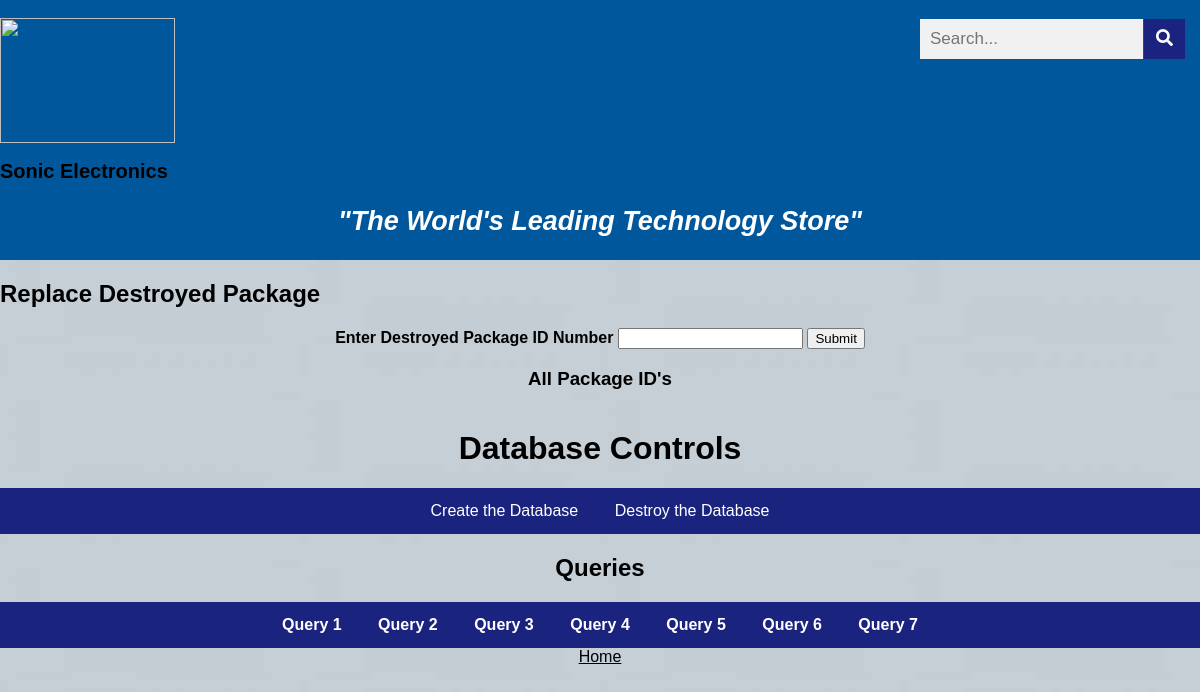
Page /queryOne.php on the earlier database version.
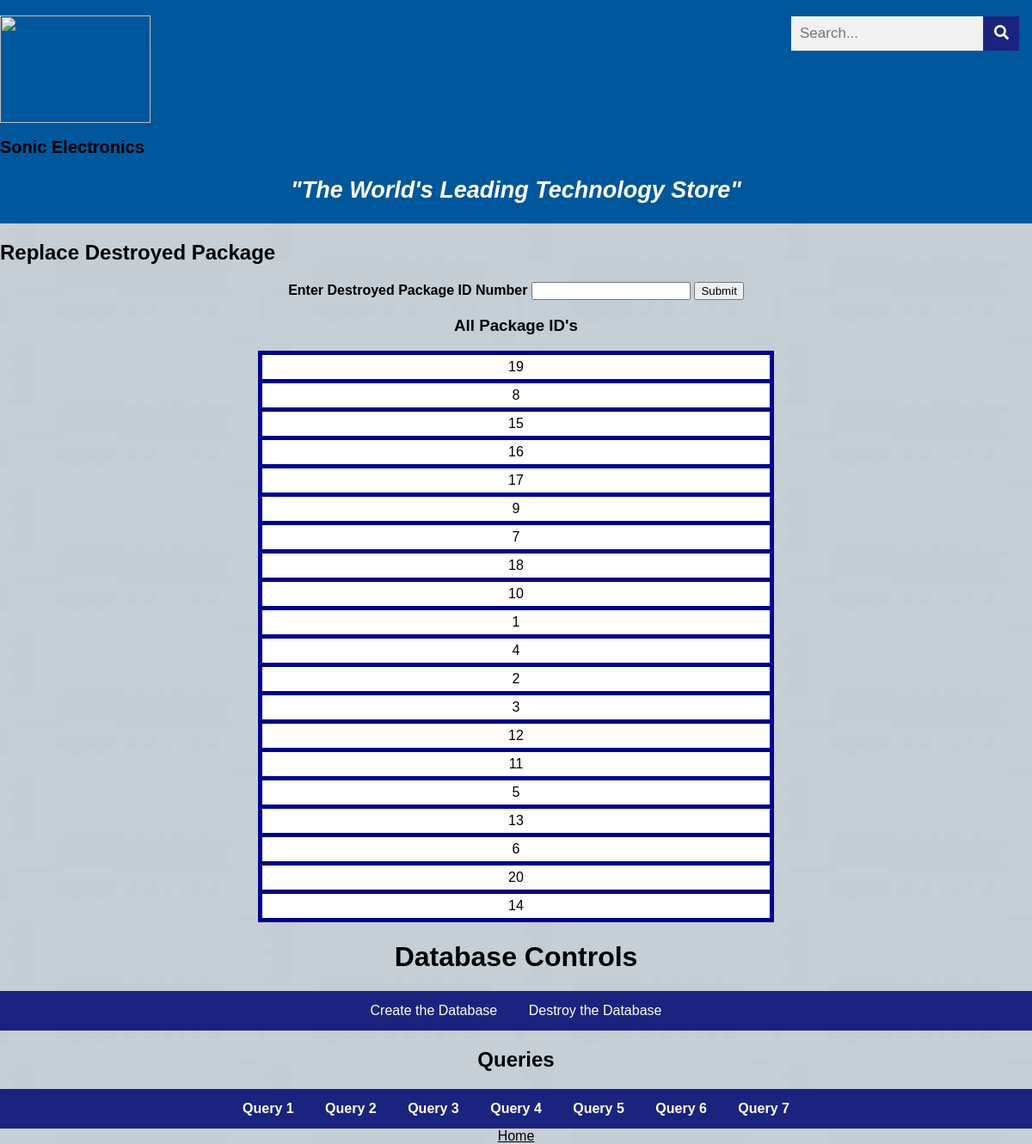
Same page on the later database version.
### tables this page shows
CREATE TABLE receives(
    package_id          INT(5) NOT NULL,
    email               VARCHAR(30) NOT NULL,
    PRIMARY KEY (package_id, email),
    FOREIGN KEY (package_id) REFERENCES package (package_id),
    FOREIGN KEY (email) REFERENCES customer(email)
  );

### common.php (called while the page is built)
<?php
function escape($html)
{
  return htmlspecialchars($html, ENT_QUOTES | ENT_SUBSTITUTE, "UTF-8");
}

### queryOne.php (the view, shortened to what this page needs)
<?php include "templates/header.php"; ?>
<head>
   <link rel="stylesheet" href="css/style.css">
</head>
<html>
<h2>Replace Destroyed Package</h2>
</html>
<?php
    require "config.php";
    require "common.php";
try
{
    if (isset($_POST['submit']))
    {
        $connection = new PDO($dsn, $username, $password, $options);
        $sql_email = "SELECT email
        FROM receives
        WHERE (package_id = ".$_POST["package_id"];
        $sql_email = $sql_email.");";
        $statement = $connection->prepare($sql_email);
        $statement->execute();
        $email_result = $statement->fetchAll();
        $sql_customerinfo = "SELECT *
        FROM customer
        WHERE (email = '";
        foreach ($email_result as $row)
        {
            $sql_customerinfo = $sql_customerinfo.escape($row["email"]);
        }
        $sql_customerinfo = $sql_customerinfo."');";
        $statement = $connection->prepare($sql_customerinfo);
        $statement->execute();
        $customer = $statement->fetchAll();
        $sql_packageinfo = "SELECT *
        FROM package
        WHERE package_id = ".$_POST["package_id"].";";
        $statement = $connection->prepare($sql_packageinfo);
        $statement->execute();
        $old_package = $statement->fetchAll();
        foreach($old_package as $row)
        {
            $transaction = escape($row["transaction_number"]);
        }
        $sql_newPackage = "INSERT INTO SONICDB.package (price, transaction_number, receive_date, due_date)
        VALUES (";
        foreach ($old_package as $row)
        {
            $sql_newPackage = $sql_newPackage.escape($row["price"]);
            $sql_newPackage = $sql_newPackage.", ";
            $sql_newPackage = $sql_newPackage.escape($row["transaction_number"]);
            $sql_newPackage = $sql_newPackage.", '";
            $sql_newPackage = $sql_newPackage.escape($row["receive_date"]);
            $sql_newPackage = $sql_newPackage."', '";
            $sql_newPackage = $sql_newPackage.escape($row["due_date"]);
        }
        $sql_newPackage = $sql_newPackage."');";
        $statement = $connection->prepare($sql_newPackage);
        $statement->execute();
        $sql_deleteReceives = "DELETE FROM SonicDB.receives
        WHERE (package_id = ";
        foreach($old_package as $row)
        {
            $sql_deleteReceives = $sql_deleteReceives.escape($row["package_id"]);
        }
        $sql_deleteReceives = $sql_deleteReceives.");";
        $statement = $connection->prepare($sql_deleteReceives);
        $statement->execute();
        $sql_deletePackage = "DELETE FROM SonicDB.package
        WHERE (package_id = ";
        foreach ($old_package as $row)
        {
            $sql_deletePackage = $sql_deletePackage.escape($row['package_id']);
        }
        $sql_deletePackage = $sql_deletePackage.");";
        $statement = $connection->prepare($sql_deletePackage);
        $statement->execute();
        $sql_packageID = "SELECT *
        FROM package
        WHERE transaction_number = $transaction;";
        $statement = $connection->prepare($sql_packageID);
        $statement->execute();
        $ID_result = $statement->fetchAll();
        $sql_newReceives = "INSERT INTO SonicDB.receives (package_id, email)
        VALUES (";
        foreach ($ID_result as $row)
        {
            $sql_newReceives = $sql_newReceives.(escape($row["package_id"]));
            $sql_newReceives = $sql_newReceives.", '";
        }
        foreach($email_result as $row)
        {
            $sql_newReceives = $sql_newReceives.escape($row["email"]);
        }
        $sql_newReceives = $sql_newReceives."');";
        $statement = $connection->prepare($sql_newReceives);
        $statement->execute();
        $sql_newPackage = "SELECT *
        FROM package
        WHERE (transaction_number = ";
        foreach ($old_package as $row)
        {
            $sql_newPackage = $sql_newPackage.escape($row["transaction_number"]);
        }
        $sql_newPackage = $sql_newPackage.");";
        $statement = $connection->prepare($sql_newPackage);
        $statement->execute();
        $new_package = $statement->fetchAll();
        if ($customer && $statement->rowCount() > 0)
        { ?>
            <h3 align="center">Customer Information:</h3>
            <table id="resultTable" align="center">
                <tr>
                    <th id="resultHeader">Name:</th>
                    <th id="resultHeader">Address:</th>
                    <th id="resultHeader">Email:</th>
                    <th id="resultHeader">Phone Number:</th>
                </tr>
                <?php foreach ($customer as $row) { ?>
                <tr>
                    <td id="resultData"><?php echo escape($row["customer_name"]); ?></td>
                    <td id="resultData"><?php echo escape($row["customer_address"]); ?></td>
                    <td id="resultData"><?php echo escape($row["email"]); ?></td>
                    <td id="resultData"><?php echo escape($row["phone"]); ?></td>
                </tr>
                <?php } ?>
            </table>
            <h3 align="center">Original Package Information:</h3>
            <table id="resultTable" align="center">
                <tr>
                    <th id="resultHeader">ID:</th>
                    <th id="resultHeader">Price:</th>
                    <th id="resultHeader">Transaction:</th>
                    <th id="resultHeader">Received:</th>
                    <th id="resultHeader">Due:</th>
                </tr>
                <?php foreach ($old_package as $row) { ?>
                <tr>
                    <td id="resultData"><?php echo escape($row["package_id"]); ?></td>
                    <td id="resultData"><?php echo escape($row["price"]); ?></td>
                    <td id="resultData"><?php echo escape($row["transaction_number"]); ?></td>
                    <td id="resultData"><?php echo escape($row["receive_date"]); ?></td>
                    <td id="resultData"><?php echo escape($row["due_date"]); ?></td>
                </tr>
                <?php } ?>
            </table>
            <h3 align="center">New Package Information:</h3>
            <table id="resultTable" align="center">
                <tr>
                    <th id="resultHeader">ID:</th>
                    <th id="resultHeader">Price:</th>
                    <th id="resultHeader">Transaction:</th>
                    <th id="resultHeader">Received:</th>
                    <th id="resultHeader">Due:</th>
                </tr>
                <?php foreach ($new_package as $row) { ?>
                <tr>
                    <td id="resultData"><?php echo escape($row["package_id"]); ?></td>
                    <td id="resultData"><?php echo escape($row["price"]); ?></td>
                    <td id="resultData"><?php echo escape($row["transaction_number"]); ?></td>
                    <td id="resultData"><?php echo escape($row["receive_date"]); ?></td>
                    <td id="resultData"><?php echo escape($row["due_date"]); ?></td>
                </tr>
                <?php } ?>
            </table>
        <?php } ?>
<?php } else { ?>
        <form method="post" align="center">
	    <label for="package_id"><strong>Enter Destroyed Package ID Number</strong></label>
            <input type="text" name="package_id" id="package_id">
    	    <input type="submit" name="submit" value="Submit">
        </form>
<?php
        $connection = new PDO($dsn, $username, $password, $options);
        $sql_packages = "SELECT package_id FROM receives;";
        $statement = $connection->prepare($sql_packages);
        $statement->execute();
        $result = $statement->fetchAll();
?>
        <h3 align="center">All Package ID's</h3>
        <table id="resultTable" align="center">
            <?php foreach ($result as $row){ ?>
                <tr>
                    <td id="resultData"><?php echo escape($row["package_id"]); ?></td>
                </tr>
            <?php } ?>
        </table>
<?php } ?>
<?php } catch(PDOException $error) {
           echo $sql . "<br>" . $error->getMessage();
        } ?>
<?php include "templates/footer.php"; ?>

### templates/header.php (shortened to what this page needs)
<!DOCTYPE html>
<html lang = "en">
    <head>
    <link rel='stylesheet' href='https://use.fontawesome.com/releases/v5.6.3/css/all.css'>
    <link rel="stylesheet" href="https://cdnjs.cloudflare.com/ajax/libs/font-awesome/4.7.0/css/font-awesome.min.css">
    <link rel='stylesheet' href='https://use.fontawesome.com/releases/v5.6.3/css/all.css'>
  </head>
<body>
<header style= "background-color:#01579B; height: 260px">
<br>
  <form class="example pull-right" action="/action_page.php" style="margin:auto;max-width:300px">
  <input type="text" placeholder="Search..." name="search2">
  <button type="submit"><i class="fa fa-search"></i></button>
    </form>
<img src="https://www.logolynx.com/images/logolynx/56/569a9c6f670baae2a9be83ef3a8a3364.png" style="height: 125px; width: 175px";>
    <h1 style= "font-size: 20px";> Sonic Electronics </h1>
    <h2 style= "font-family:helvetica; color:white; font-size: 27px;"><center><i>"The World's Leading Technology Store"</i></center></h2>
        </header>
    </body>
</html>

### templates/footer.php
<html>
<head>
     <link rel = "stylesheet" href = "css/style.css">
</head>
<body>
    <h1><center>Database Controls</center></h1>
<ul>
    <li>
        <a href="install.php">Create the Database</a>
    </li>
    <li>
        <a href="destroy.php">Destroy the Database</a>
    </li>
</ul>
        <h2><center>Queries</center></h2>
<ul>
    <li>
        <a href="queryOne.php"><strong>Query 1</strong></a>
    </li>
    <li>
        <a href="queryTwo.php"><strong>Query 2</strong></a>
    </li>
    <li>
        <a href="queryThree.php"><strong>Query 3</strong></a>
    </li>
    <li>
        <a href="queryFour.php"><strong>Query 4</strong></a>
    </li>
    <li>
        <a href="queryFive.php"><strong>Query 5</strong></a>
    </li>
    <li>
        <a href="querySix.php"><strong>Query 6</strong></a>
    </li>
    <li>
        <a href="querySeven.php"><strong>Query 7</strong></a>
    </li>
</ul>
    <a style = "color: black" href="index.php";><center>Home</center></a>
</body>
</html>

### css/style.css (style rules this page uses)
body { margin: 0; font-family: Arial, Helvetica, sans-serif; }
ul { list-style-type: none; margin: 0; padding: 0; overflow: hidden; background-color: #1A237E; float: none; text-align:center; }
li { display:inline; }
li a, .dropbtn { display: inline-block; color: white; text-align: center; padding: 14px 16px; text-decoration: none; }
* { box-sizing: border-box; }
form.example input[type=text] { padding: 10px; font-size: 17px; border: 1px solid #01579B; float: left; width: 80%; background: #f1f1f1; }
form.example button { float: left; width: 15%; padding: 10px; background: #1A237E; color: white; font-size: 17px; border: 1px solid #01579B; border-left: none; cursor: pointer; }
form.example::after { content: ""; clear: both; display: table; }
.pull-right { float: right; }
a:link { color: white; }
body { margin:0; }
table { font-family: arial, sans-serif; border-collapse: collapse; width: 30%; background-color: white; }
td, th { border: 5px solid DarkBlue; text-align: center; padding: 8px; }
tr:nth-child(even) { background-color: white; }
table#resultTable { border-spacing: 15px; width: 50%; }
#resultData { padding: 5px; text-align: center; }

Differences in the rows shown:
added receives: package "19"
added receives: package "8"
added receives: package "15"
added receives: package "16"
added receives: package "17"
added receives: package "9"
added receives: package "7"
added receives: package "18"
added receives: package "10"
added receives: package "1"
added receives: package "4"
added receives: package "2"
added receives: package "3"
added receives: package "12"
added receives: package "11"
added receives: package "5"
added receives: package "13"
added receives: package "6"
added receives: package "20"
added receives: package "14"
